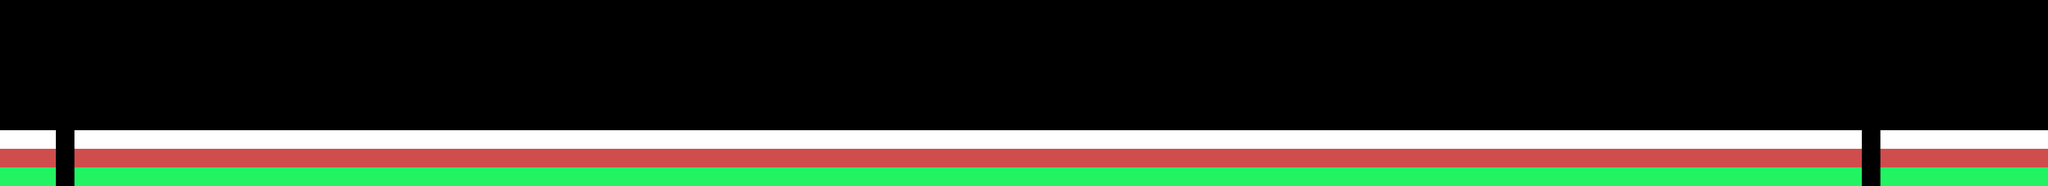

This is a level from a 2D game, rendered from its Tiled map with the project's own tilesets. A one-line summary and the complete map file follow:
An orthogonal 110x10 tile map with 32x32 px tiles, 1 tile layer (pista1).

<map version="1.0" orientation="orthogonal" width="110" height="10" tilewidth="32" tileheight="32">
 <tileset firstgid="1" name="pista1_tileset" tilewidth="32" tileheight="32">
  <image source="pista1_tileset.png" width="128" height="64" />
 </tileset>
 <layer name="pista1" width="110" height="10">
  <data encoding="csv">
0,0,0,0,0,0,0,0,0,0,0,0,0,0,0,0,0,0,0,0,0,0,0,0,0,0,0,0,0,0,0,0,0,0,0,0,0,0,0,0,0,0,0,0,0,0,0,0,0,0,0,0,0,0,0,0,0,0,0,0,0,0,0,0,0,0,0,0,0,0,0,0,0,0,0,0,0,0,0,0,0,0,0,0,0,0,0,0,0,0,0,0,0,0,0,0,0,0,0,0,0,0,0,0,0,0,0,0,0,0,
0,0,0,0,0,0,0,0,0,0,0,0,0,0,0,0,0,0,0,0,0,0,0,0,0,0,0,0,0,0,0,0,0,0,0,0,0,0,0,0,0,0,0,0,0,0,0,0,0,0,0,0,0,0,0,0,0,0,0,0,0,0,0,0,0,0,0,0,0,0,0,0,0,0,0,0,0,0,0,0,0,0,0,0,0,0,0,0,0,0,0,0,0,0,0,0,0,0,0,0,0,0,0,0,0,0,0,0,0,0,
0,0,0,0,0,0,0,0,0,0,0,0,0,0,0,0,0,0,0,0,0,0,0,0,0,0,0,0,0,0,0,0,0,0,0,0,0,0,0,0,0,0,0,0,0,0,0,0,0,0,0,0,0,0,0,0,0,0,0,0,0,0,0,0,0,0,0,0,0,0,0,0,0,0,0,0,0,0,0,0,0,0,0,0,0,0,0,0,0,0,0,0,0,0,0,0,0,0,0,0,0,0,0,0,0,0,0,0,0,0,
0,0,0,0,0,0,0,0,0,0,0,0,0,0,0,0,0,0,0,0,0,0,0,0,0,0,0,0,0,0,0,0,0,0,0,0,0,0,0,0,0,0,0,0,0,0,0,0,0,0,0,0,0,0,0,0,0,0,0,0,0,0,0,0,0,0,0,0,0,0,0,0,0,0,0,0,0,0,0,0,0,0,0,0,0,0,0,0,0,0,0,0,0,0,0,0,0,0,0,0,0,0,0,0,0,0,0,0,0,0,
0,0,0,0,0,0,0,0,0,0,0,0,0,0,0,0,0,0,0,0,0,0,0,0,0,0,0,0,0,0,0,0,0,0,0,0,0,0,0,0,0,0,0,0,0,0,0,0,0,0,0,0,0,0,0,0,0,0,0,0,0,0,0,0,0,0,0,0,0,0,0,0,0,0,0,0,0,0,0,0,0,0,0,0,0,0,0,0,0,0,0,0,0,0,0,0,0,0,0,0,0,0,0,0,0,0,0,0,0,0,
0,0,0,0,0,0,0,0,0,0,0,0,0,0,0,0,0,0,0,0,0,0,0,0,0,0,0,0,0,0,0,0,0,0,0,0,0,0,0,0,0,0,0,0,0,0,0,0,0,0,0,0,0,0,0,0,0,0,0,0,0,0,0,0,0,0,0,0,0,0,0,0,0,0,0,0,0,0,0,0,0,0,0,0,0,0,0,0,0,0,0,0,0,0,0,0,0,0,0,0,0,0,0,0,0,0,0,0,0,0,
1,1,1,1,1,1,1,1,1,1,1,1,1,1,1,1,1,1,1,1,1,1,1,1,1,1,1,1,1,1,1,1,1,1,1,1,1,1,1,1,1,1,1,1,1,1,1,1,1,1,1,1,1,1,1,1,1,1,1,1,1,1,1,1,1,1,1,1,1,1,1,1,1,1,1,1,1,1,1,1,1,1,1,1,1,1,1,1,1,1,1,1,1,1,1,1,1,1,1,1,1,1,1,1,1,1,1,1,1,1,
4,4,4,8,4,4,4,4,4,4,4,4,4,4,4,4,4,4,4,4,4,4,4,4,4,4,4,4,4,4,4,4,4,4,4,4,4,4,4,4,4,4,4,4,4,4,4,4,4,4,4,4,4,4,4,4,4,4,4,4,4,4,4,4,4,4,4,4,4,4,4,4,4,4,4,4,4,4,4,4,4,4,4,4,4,4,4,4,4,4,4,4,4,4,4,4,4,4,4,4,7,4,4,4,4,4,4,4,4,4,
2,2,2,5,2,2,2,2,2,2,2,2,2,2,2,2,2,2,2,2,2,2,2,2,2,2,2,2,2,2,2,2,2,2,2,2,2,2,2,2,2,2,2,2,2,2,2,2,2,2,2,2,2,2,2,2,2,2,2,2,2,2,2,2,2,2,2,2,2,2,2,2,2,2,2,2,2,2,2,2,2,2,2,2,2,2,2,2,2,2,2,2,2,2,2,2,2,2,2,2,5,2,2,2,2,2,2,2,2,2,
3,3,3,6,3,3,3,3,3,3,3,3,3,3,3,3,3,3,3,3,3,3,3,3,3,3,3,3,3,3,3,3,3,3,3,3,3,3,3,3,3,3,3,3,3,3,3,3,3,3,3,3,3,3,3,3,3,3,3,3,3,3,3,3,3,3,3,3,3,3,3,3,3,3,3,3,3,3,3,3,3,3,3,3,3,3,3,3,3,3,3,3,3,3,3,3,3,3,3,3,6,3,3,3,3,3,3,3,3,3
</data>
 </layer>
</map>